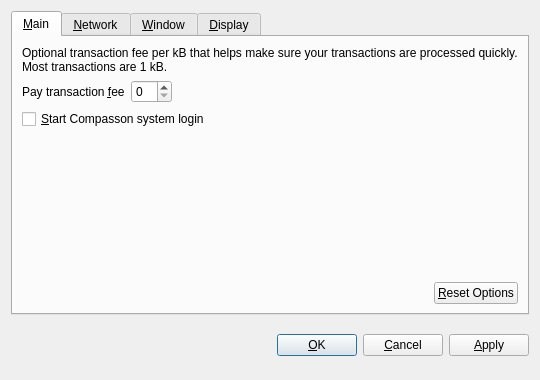
<?xml version="1.0" encoding="UTF-8"?>
<ui version="4.0">
 <class>OptionsDialog</class>
 <widget class="QDialog" name="OptionsDialog">
  <property name="geometry">
   <rect>
    <x>0</x>
    <y>0</y>
    <width>540</width>
    <height>380</height>
   </rect>
  </property>
  <property name="windowTitle">
   <string>Options</string>
  </property>
  <property name="modal">
   <bool>true</bool>
  </property>
  <layout class="QVBoxLayout" name="verticalLayout">
   <item>
    <widget class="QTabWidget" name="tabWidget">
     <property name="tabPosition">
      <enum>QTabWidget::North</enum>
     </property>
     <property name="currentIndex">
      <number>0</number>
     </property>
     <widget class="QWidget" name="tabMain">
      <attribute name="title">
       <string>&amp;Main</string>
      </attribute>
      <layout class="QVBoxLayout" name="verticalLayout_Main">
       <item>
        <widget class="QLabel" name="transactionFeeInfoLabel">
         <property name="text">
          <string>Optional transaction fee per kB that helps make sure your transactions are processed quickly. Most transactions are 1 kB.</string>
         </property>
         <property name="textFormat">
          <enum>Qt::PlainText</enum>
         </property>
         <property name="wordWrap">
          <bool>true</bool>
         </property>
        </widget>
       </item>
       <item>
        <layout class="QHBoxLayout" name="horizontalLayout_1_Main">
         <item>
          <widget class="QLabel" name="transactionFeeLabel">
           <property name="text">
            <string>Pay transaction &amp;fee</string>
           </property>
           <property name="textFormat">
            <enum>Qt::PlainText</enum>
           </property>
           <property name="buddy">
            <cstring>transactionFee</cstring>
           </property>
          </widget>
         </item>
         <item>
          <widget class="BitcoinAmountField" name="transactionFee"/>
         </item>
         <item>
          <spacer name="horizontalSpacer_1_Main">
           <property name="orientation">
            <enum>Qt::Horizontal</enum>
           </property>
           <property name="sizeHint" stdset="0">
            <size>
             <width>40</width>
             <height>20</height>
            </size>
           </property>
          </spacer>
         </item>
        </layout>
       </item>
       <item>
        <widget class="QCheckBox" name="bitcoinAtStartup">
         <property name="toolTip">
          <string>Automatically start Compassafter logging in to the system.</string>
         </property>
         <property name="text">
          <string>&amp;Start Compasson system login</string>
         </property>
        </widget>
       </item>
       <item>
        <spacer name="verticalSpacer_Main">
         <property name="orientation">
          <enum>Qt::Vertical</enum>
         </property>
         <property name="sizeHint" stdset="0">
          <size>
           <width>20</width>
           <height>40</height>
          </size>
         </property>
        </spacer>
       </item>
       <item>
        <layout class="QHBoxLayout" name="horizontalLayout_2_Main">
         <item>
          <spacer name="horizontalSpacer_2_Main">
           <property name="orientation">
            <enum>Qt::Horizontal</enum>
           </property>
           <property name="sizeHint" stdset="0">
            <size>
             <width>40</width>
             <height>20</height>
            </size>
           </property>
          </spacer>
         </item>
         <item>
          <widget class="QPushButton" name="resetButton">
           <property name="toolTip">
            <string>Reset all client options to default.</string>
           </property>
           <property name="text">
            <string>&amp;Reset Options</string>
           </property>
           <property name="autoDefault">
            <bool>false</bool>
           </property>
          </widget>
         </item>
        </layout>
       </item>
      </layout>
     </widget>
     <widget class="QWidget" name="tabNetwork">
      <attribute name="title">
       <string>&amp;Network</string>
      </attribute>
      <layout class="QVBoxLayout" name="verticalLayout_Network">
       <item>
        <widget class="QCheckBox" name="mapPortUpnp">
         <property name="toolTip">
          <string>Automatically open the Bitcoin client port on the router. This only works when your router supports UPnP and it is enabled.</string>
         </property>
         <property name="text">
          <string>Map port using &amp;UPnP</string>
         </property>
        </widget>
       </item>
       <item>
        <widget class="QCheckBox" name="connectSocks">
         <property name="toolTip">
          <string>Connect to the Bitcoin network through a SOCKS proxy (e.g. when connecting through Tor).</string>
         </property>
         <property name="text">
          <string>&amp;Connect through SOCKS proxy:</string>
         </property>
        </widget>
       </item>
       <item>
        <layout class="QHBoxLayout" name="horizontalLayout_Network">
         <item>
          <widget class="QLabel" name="proxyIpLabel">
           <property name="text">
            <string>Proxy &amp;IP:</string>
           </property>
           <property name="textFormat">
            <enum>Qt::PlainText</enum>
           </property>
           <property name="buddy">
            <cstring>proxyIp</cstring>
           </property>
          </widget>
         </item>
         <item>
          <widget class="QValidatedLineEdit" name="proxyIp">
           <property name="maximumSize">
            <size>
             <width>140</width>
             <height>16777215</height>
            </size>
           </property>
           <property name="toolTip">
            <string>IP address of the proxy (e.g. 127.0.0.1)</string>
           </property>
          </widget>
         </item>
         <item>
          <widget class="QLabel" name="proxyPortLabel">
           <property name="text">
            <string>&amp;Port:</string>
           </property>
           <property name="textFormat">
            <enum>Qt::PlainText</enum>
           </property>
           <property name="buddy">
            <cstring>proxyPort</cstring>
           </property>
          </widget>
         </item>
         <item>
          <widget class="QLineEdit" name="proxyPort">
           <property name="maximumSize">
            <size>
             <width>55</width>
             <height>16777215</height>
            </size>
           </property>
           <property name="toolTip">
            <string>Port of the proxy (e.g. 9050)</string>
           </property>
          </widget>
         </item>
         <item>
          <widget class="QLabel" name="socksVersionLabel">
           <property name="text">
            <string>SOCKS &amp;Version:</string>
           </property>
           <property name="textFormat">
            <enum>Qt::PlainText</enum>
           </property>
           <property name="buddy">
            <cstring>socksVersion</cstring>
           </property>
          </widget>
         </item>
         <item>
          <widget class="QValueComboBox" name="socksVersion">
           <property name="toolTip">
            <string>SOCKS version of the proxy (e.g. 5)</string>
           </property>
          </widget>
         </item>
         <item>
          <spacer name="horizontalSpacer_Network">
           <property name="orientation">
            <enum>Qt::Horizontal</enum>
           </property>
           <property name="sizeHint" stdset="0">
            <size>
             <width>40</width>
             <height>20</height>
            </size>
           </property>
          </spacer>
         </item>
        </layout>
       </item>
       <item>
        <spacer name="verticalSpacer_Network">
         <property name="orientation">
          <enum>Qt::Vertical</enum>
         </property>
         <property name="sizeHint" stdset="0">
          <size>
           <width>20</width>
           <height>40</height>
          </size>
         </property>
        </spacer>
       </item>
      </layout>
     </widget>
     <widget class="QWidget" name="tabWindow">
      <attribute name="title">
       <string>&amp;Window</string>
      </attribute>
      <layout class="QVBoxLayout" name="verticalLayout_Window">
       <item>
        <widget class="QCheckBox" name="minimizeToTray">
         <property name="toolTip">
          <string>Show only a tray icon after minimizing the window.</string>
         </property>
         <property name="text">
          <string>&amp;Minimize to the tray instead of the taskbar</string>
         </property>
        </widget>
       </item>
       <item>
        <widget class="QCheckBox" name="minimizeOnClose">
         <property name="toolTip">
          <string>Minimize instead of exit the application when the window is closed. When this option is enabled, the application will be closed only after selecting Quit in the menu.</string>
         </property>
         <property name="text">
          <string>M&amp;inimize on close</string>
         </property>
        </widget>
       </item>
       <item>
        <spacer name="verticalSpacer_Window">
         <property name="orientation">
          <enum>Qt::Vertical</enum>
         </property>
         <property name="sizeHint" stdset="0">
          <size>
           <width>20</width>
           <height>40</height>
          </size>
         </property>
        </spacer>
       </item>
      </layout>
     </widget>
     <widget class="QWidget" name="tabDisplay">
      <attribute name="title">
       <string>&amp;Display</string>
      </attribute>
      <layout class="QVBoxLayout" name="verticalLayout_Display">
       <item>
        <layout class="QHBoxLayout" name="horizontalLayout_1_Display">
         <item>
          <widget class="QLabel" name="langLabel">
           <property name="text">
            <string>User Interface &amp;language:</string>
           </property>
           <property name="textFormat">
            <enum>Qt::PlainText</enum>
           </property>
           <property name="buddy">
            <cstring>lang</cstring>
           </property>
          </widget>
         </item>
         <item>
          <widget class="QValueComboBox" name="lang">
           <property name="toolTip">
            <string>The user interface language can be set here. This setting will take effect after restarting Bitcoin.</string>
           </property>
          </widget>
         </item>
        </layout>
       </item>
       <item>
        <layout class="QHBoxLayout" name="horizontalLayout_2_Display">
         <item>
          <widget class="QLabel" name="unitLabel">
           <property name="text">
            <string>&amp;Unit to show amounts in:</string>
           </property>
           <property name="textFormat">
            <enum>Qt::PlainText</enum>
           </property>
           <property name="buddy">
            <cstring>unit</cstring>
           </property>
          </widget>
         </item>
         <item>
          <widget class="QValueComboBox" name="unit">
           <property name="toolTip">
            <string>Choose the default subdivision unit to show in the interface and when sending coins.</string>
           </property>
          </widget>
         </item>
        </layout>
       </item>
       <item>
        <widget class="QCheckBox" name="displayAddresses">
         <property name="toolTip">
          <string>Whether to show Bitcoin addresses in the transaction list or not.</string>
         </property>
         <property name="text">
          <string>&amp;Display addresses in transaction list</string>
         </property>
        </widget>
       </item>
       <item>
        <spacer name="verticalSpacer_Display">
         <property name="orientation">
          <enum>Qt::Vertical</enum>
         </property>
         <property name="sizeHint" stdset="0">
          <size>
           <width>20</width>
           <height>40</height>
          </size>
         </property>
        </spacer>
       </item>
      </layout>
     </widget>
    </widget>
   </item>
   <item>
    <layout class="QHBoxLayout" name="horizontalLayout_Buttons">
     <item>
      <spacer name="horizontalSpacer_1">
       <property name="orientation">
        <enum>Qt::Horizontal</enum>
       </property>
       <property name="sizeHint" stdset="0">
        <size>
         <width>40</width>
         <height>48</height>
        </size>
       </property>
      </spacer>
     </item>
     <item>
      <widget class="QLabel" name="statusLabel">
       <property name="font">
        <font>
         <weight>75</weight>
         <bold>true</bold>
        </font>
       </property>
       <property name="text">
        <string/>
       </property>
       <property name="textFormat">
        <enum>Qt::PlainText</enum>
       </property>
       <property name="wordWrap">
        <bool>true</bool>
       </property>
      </widget>
     </item>
     <item>
      <spacer name="horizontalSpacer_2">
       <property name="orientation">
        <enum>Qt::Horizontal</enum>
       </property>
       <property name="sizeHint" stdset="0">
        <size>
         <width>40</width>
         <height>48</height>
        </size>
       </property>
      </spacer>
     </item>
     <item>
      <widget class="QPushButton" name="okButton">
       <property name="text">
        <string>&amp;OK</string>
       </property>
      </widget>
     </item>
     <item>
      <widget class="QPushButton" name="cancelButton">
       <property name="text">
        <string>&amp;Cancel</string>
       </property>
       <property name="autoDefault">
        <bool>false</bool>
       </property>
      </widget>
     </item>
     <item>
      <widget class="QPushButton" name="applyButton">
       <property name="text">
        <string>&amp;Apply</string>
       </property>
       <property name="autoDefault">
        <bool>false</bool>
       </property>
      </widget>
     </item>
    </layout>
   </item>
  </layout>
 </widget>
 <customwidgets>
  <customwidget>
   <class>BitcoinAmountField</class>
   <extends>QSpinBox</extends>
   <header>bitcoinamountfield.h</header>
  </customwidget>
  <customwidget>
   <class>QValueComboBox</class>
   <extends>QComboBox</extends>
   <header>qvaluecombobox.h</header>
  </customwidget>
  <customwidget>
   <class>QValidatedLineEdit</class>
   <extends>QLineEdit</extends>
   <header>qvalidatedlineedit.h</header>
  </customwidget>
 </customwidgets>
 <resources/>
 <connections/>
</ui>
